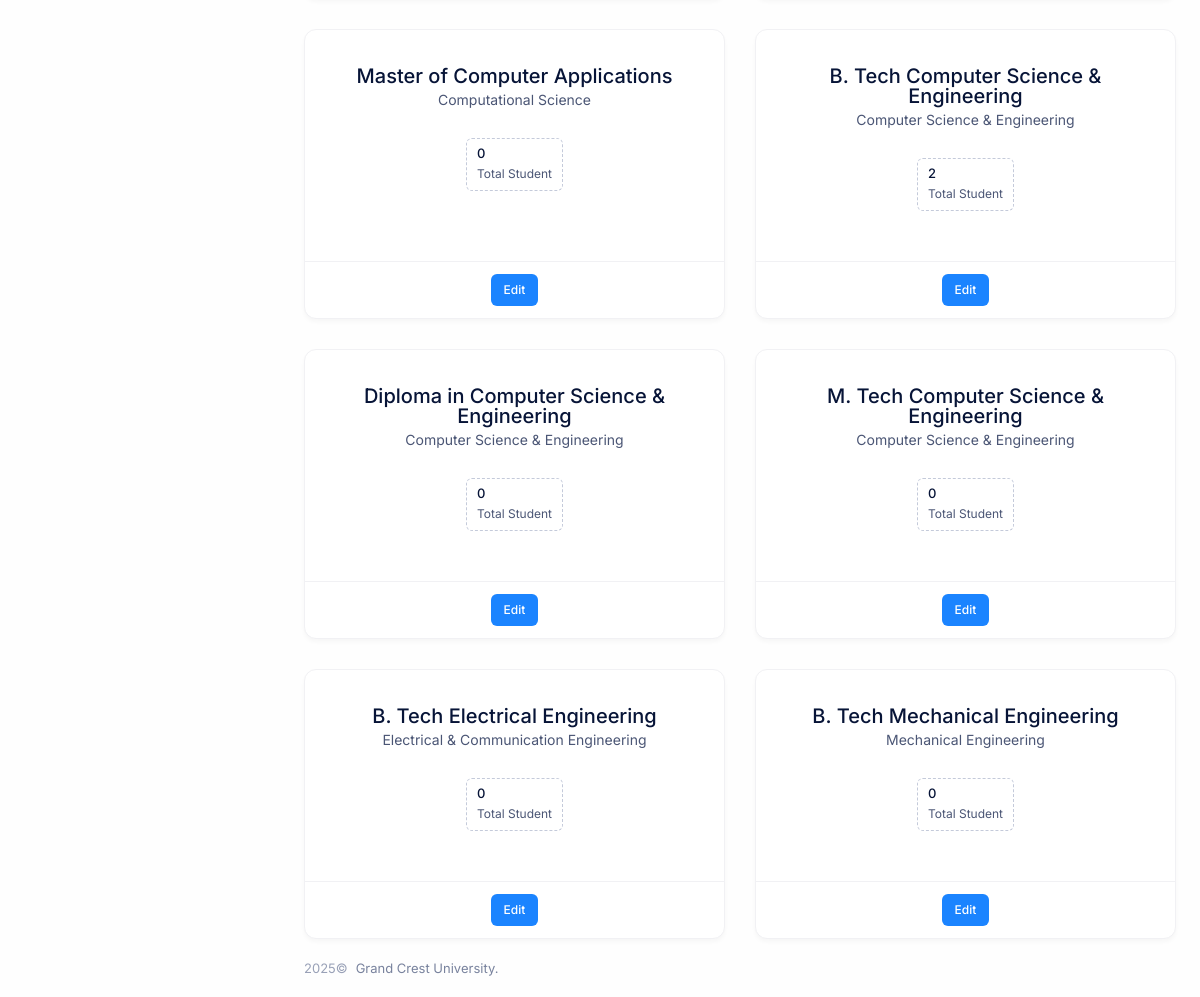
Page /course/list/ (lower part) on the earlier database version.
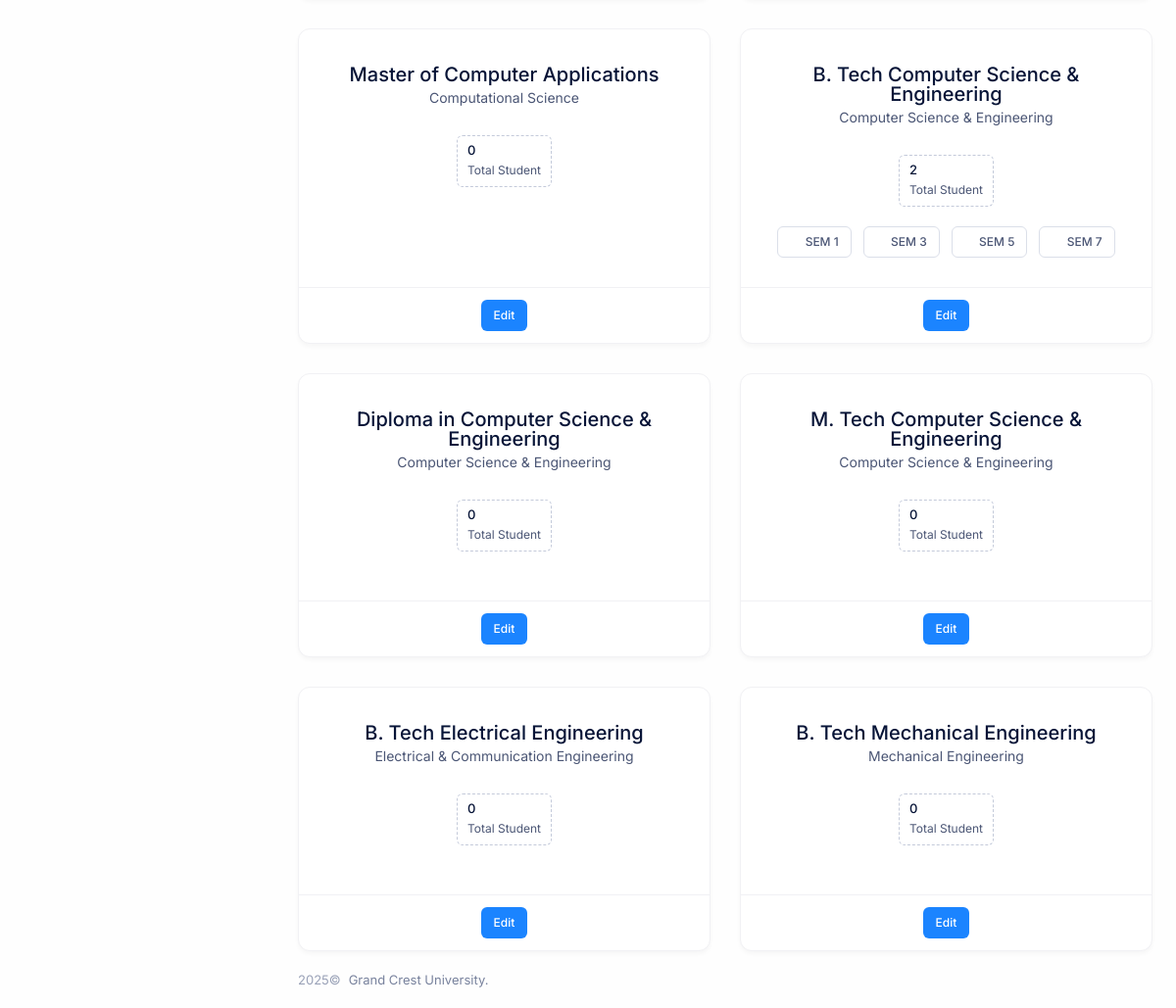
Same page on the later database version.
### academics/models.py (models this page shows, shortened)
class Course(models.Model):
    name = models.CharField(max_length=150)
    code = models.CharField(max_length=5)
    department = models.ForeignKey('Department', on_delete=models.CASCADE)
    level = models.CharField(max_length=3, choices=COURSE_LEVEL_CHOICES)
    duration = models.IntegerField()
    max_students = models.IntegerField(default=30)
    eligibility = models.TextField(null=True, blank=True)
    def get_student_count(self):
        students = Student.objects.filter(course=self)
        return students.count()

class Department(models.Model):
    name = models.CharField(max_length=150)
    code = models.CharField(max_length=5)
    is_academic = models.BooleanField(default=False)
    def __str__(self):
        return self.name

class Grade(models.Model):
    course = models.ForeignKey('Course', on_delete=models.CASCADE)
    number = models.IntegerField(choices=SEMESTER_CHOICE)
    name = models.CharField(max_length=5, choices=GRADE_NAME_CHOICES)
    status = models.BooleanField(default=False)
    class Meta:
        unique_together = ['course', 'number']

### academics/views.py (the view)
# urls.py: path('course/list/', CourseListView.as_view(), name='course_list'),
class CourseListView(ListView):
    template_name = 'academics/course_list.html'
    model = Course
    context_object_name = 'courses'
    def get_queryset(self):
        return super().get_queryset().select_related('department').order_by('department__name', 'name')
    def get_context_data(self, **kwargs):
        context = super().get_context_data(**kwargs)
        context['total_course'] = Course.objects.all().count()
        return context

### templates/academics/course_list.html (shortened to what this page needs)
{% extends 'base_site.html' %}
{% block content %}
    <div class="container-fixed">
        <div class="grid grid-cols-1 lg:grid-cols-2 gap-5 lg:gap-7.5">
            {% for course in courses %}
                <div class="card">
                    <div class="card-body lg:pt-9 lg:pb-7.5">
                        <div class="mb-7 text-center">
                            <h3 class="text-xl leading-5 font-medium text-gray-900 mb-1">{{ course.name }}</h3>
                            <p class="text-gray-700 text-sm text-center">{{ course.department }}</p>
                        </div>
                        <div class="flex items-center justify-center flex-wrap gap-2 lg:gap-5">
                            <div class="grid grid-cols-1 gap-1.5 border-[0.5px] border-dashed border-gray-400 rounded-md px-2.5 py-2 shrink-0 min-w-24 max-w-auto">
                                <span class="text-gray-900 text-2sm leading-none font-medium">{{ course.get_student_count }}</span>
                                <span class="text-gray-700 text-xs">Total Student</span>
                            </div>
                        </div>
                        <div class="flex items-center justify-center flex-wrap gap-3 mt-5">
                            {% for grade in course.grade_set.all %}
                                {% if grade.status == True %}
                                    <a href="{% url 'grade_details' course.code grade.number %}" class="btn btn-light btn-sm">SEM {{ grade.number }}</a>
                                {% endif %}
                            {% endfor %}
                        </div>
                    </div>
                    <div class="card-footer justify-center">
                        <a class="btn btn-primary btn-sm">Edit</a>
                    </div>
                </div>
            {% endfor %}
        </div>
    </div>
{% endblock content %}

Differences in the rows shown:
changed Course "B. Tech Computer Science & Engineering": gains Grade (number "1"); gains Grade (number "3"); gains Grade (number "5"); gains Grade (number "7")
